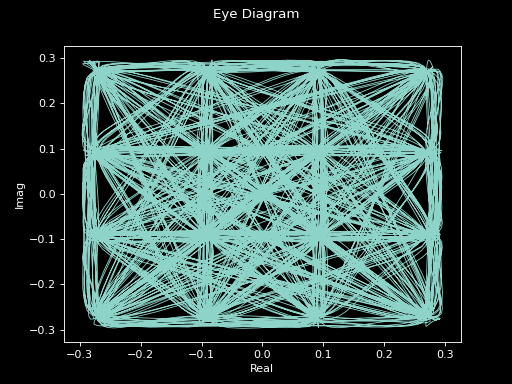

Generate this figure with Python:
import matplotlib.pyplot as plt

from hermespy.simulation import SimulatedDevice
from hermespy.modem import TransmittingModem, RaisedCosineWaveform

device = SimulatedDevice()
transmitter = TransmittingModem()
waveform = RaisedCosineWaveform(modulation_order=16, oversampling_factor=16, num_preamble_symbols=0, symbol_rate=1e8, num_data_symbols=1000, roll_off=.9)
transmitter.waveform = waveform
device.add_dsp(transmitter)

device.transmit().mixed_signal.eye(symbol_duration=1/waveform.symbol_rate, domain='complex')
plt.show()
